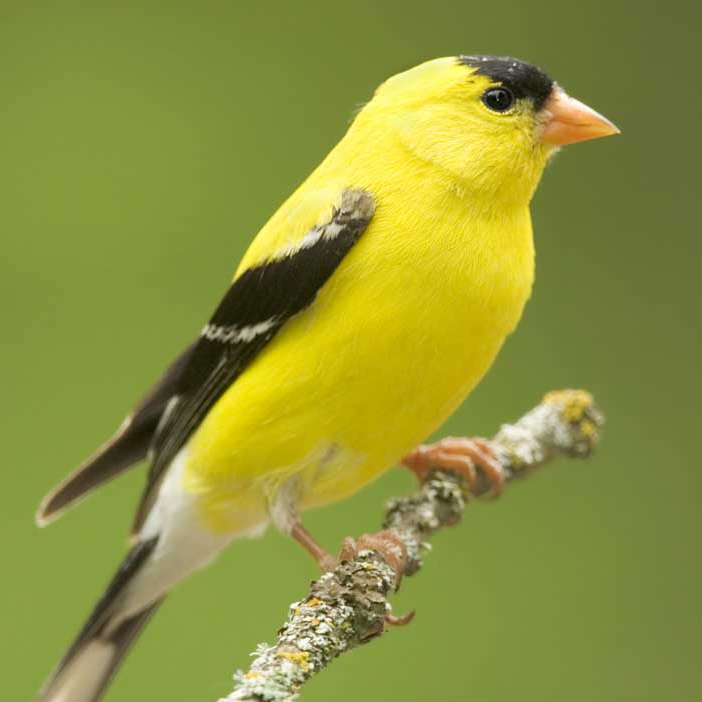
#> input picture datasets/image_GoldFinch.png, 702 x 702 px; the run also reads 1 picture not shown here
$ jupyter execute guide_image_basics_git.ipynb   (older library calls are emulated)
#> lines starting #> are read from the running program, lines starting #| are printed output that depends on the picture; long printed decimals are rounded
This guide was compiled by [Ashkan Abbasi](https://github.com/ashkan-abbasi66).

# A guide to some basic image processing operations in python
<br>
Reading and displaying an image is among the most frequntly used operations. However, since there are various ways for doing them in Python, sometimes it is confusing!. In this guide, I will show you the most common ways. I am sure that this will save your time!. Also, there are other tips that might be useful.
- matplotlib (Read and Display an image)
- PIL (Read and Display an image; Save noisy image;resize;color space)
- CV2 (Read and Display an image)

TOC:<br>
-  [matplotlib](#matplotlib)<br>
-  [CV2](#cv2)<br>
-  [PIL](#pil)<br>

# matplotlib<a name="matplotlib"></a>
Matplotlib is a plotting library for the Python programming language and its numerical mathematics extension (NumPy).<br> For more information, [here](https://matplotlib.org/users/image_tutorial.html) is a great tutorial.

## Read an image and display it<a name='matplotlib-imread'></a>

Matplotlib plotting can handle float32 and uint8, but image reading/writing for any format other than PNG is limited to uint8 data.<br>
Let's read a PNG image. Notice to the data type and range.

[cell 1]
import matplotlib.pyplot as plt
import matplotlib.image as img

fname = 'datasets/image_GoldFinch.png'
Ipng = img.imread(fname)
#> Ipng is the input picture: shape (702, 702, 3) float32; mean R, G, B 0.554, 0.578, 0.236

# fig=plt.figure()
# fig.suptitle('Input Image')

plt.imshow(Ipng)
plt.axis('off')
plt.show()

[cell 2]
print(type(Ipng))
#| <class 'numpy.ndarray'>
print(Ipng.dtype)
#| float32
print('Minimum and Maximum intensity values for each channel:')
for ch in range(0,3):
    print(Ipng[:,:,ch].min(),Ipng[:,:,ch].max())
#> this loop made 3 passes
#| 0.0 1.0
#| 0.007843 1.0
#| 0.0 0.9843

Now, let's read an image which is not saved in PNG format. Notice to the data type and range.

[cell 3]
fname = 'datasets/image_GoldFinch.tif'
I = img.imread(fname)

plt.imshow(I)
plt.axis('off')
plt.show()

print(type(I))
#| <class 'numpy.ndarray'>
print(I.dtype)
#| uint8
print('Minimum and Maximum intensity values for each channel:')
for ch in range(0,3):
    print(I[:,:,ch].min(),I[:,:,ch].max())

Drawing Multiple plots

[cell 4]
fig = plt.figure()
a = fig.add_subplot(1,2,1)
a.set_title('PNG image - [0,1]')
plt.imshow(Ipng)
plt.axis('off')

b = fig.add_subplot(1,2,2)
b.set_title('non PNG image - [0,255]')
plt.imshow(Ipng)
plt.axis('off')

plt.show()
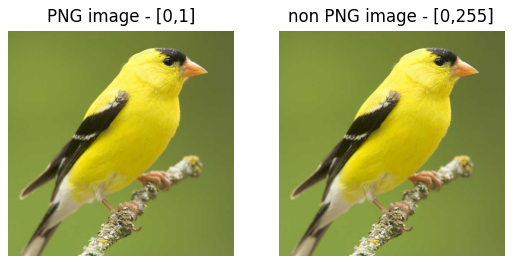
#> figure drawn by matplotlib, 2 panels

# CV2 <a name="cv2"></a>
OpenCV is an open-source library that includes several hundreds of computer vision algorithms. The library is cross-platform and free for both academic and commercial use.

## Read an image and display it<a name='cv2-imread'></a>
Note that the following piece of code will open a window to display the image. Press a key to close it.

[cell 5]
import cv2
import matplotlib.pyplot as plt

fname = 'datasets/image_GoldFinch.png'
I = cv2.imread(fname, cv2.IMREAD_COLOR)

# display an image
cv2.imshow('Input Image', I)
cv2.waitKey(0) # 0: wait indefinitely for a key stroke.
cv2.destroyAllWindows() #  destroys all the windows we created.

[cell 6]
print(type(I))
#| <class 'numpy.ndarray'>
print(I.dtype)
#| uint8
print('Minimum and Maximum intensity values for each channel:')
for ch in range(0,3):
    print(I[:,:,ch].min(),I[:,:,ch].max())

**Warning**: By default, OpenCV does not load an image in RGB mode. The color image is loaded in BGR mode.

[cell 7]
I = cv2.imread(fname, cv2.IMREAD_COLOR)

print('How to correctly display an image that is loaded by OpenCV using matplotlib?')
fig = plt.figure()
a = fig.add_subplot(1,2,1)
a.set_title('Loaded in BGR mode')
plt.imshow(I)
plt.axis('off')
b = fig.add_subplot(1,2,2)
b.set_title('Reverse the channels')

# [14 lines of commented-out code are left out]
J = cv2.cvtColor(I, cv2.COLOR_BGR2RGB)
# -------------------------------------

plt.imshow(J)
plt.axis('off')

plt.show()
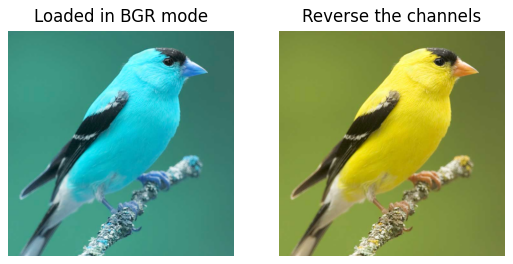
#> figure drawn by matplotlib, 2 panels; B, G, R data is drawn as R, G, B

# PIL (Python Imaging Library)<a name="pil"></a>
PIL is a free library for the Python programming language that adds support for opening, manipulating, and saving many different image file formats. It is available for Windows, Mac OS X and Linux.

## Read an image and display it<a name='pil-imread'></a>
The following piece of code opens the image in your system's default image viewer.

[cell 8]
from PIL import Image
fname = 'datasets/image_GoldFinch.png'
I = Image.open(fname) #.convert('L') can be used to convert an rgb image to gray-scale

I.show()

print('Minimum and Maximum intensity values for each channel:',I.getextrema())
#| Minimum and Maximum intensity values for each channel: ((0, 255), (2, 255), (0, 251))

Let's get some information about the image

[cell 9]
print(I.mode) # returns 'RGB' or 'L' for color image and gray-scale image, respectively.
#| RGB
print(I.info) # returns a dictionary containing various information about the image.
#| {'dpi': (71.9836, 71.9836)}

You can get channels in a tuble. Also, you can access each channel directly using `split()`.

[cell 10]
bands_tuple = I.getbands()
#> bands_tuple = ('R', 'G', 'B')
print(bands_tuple)
#| ('R', 'G', 'B')
print(len(bands_tuple))
#| 3

R,G,B = I.split()
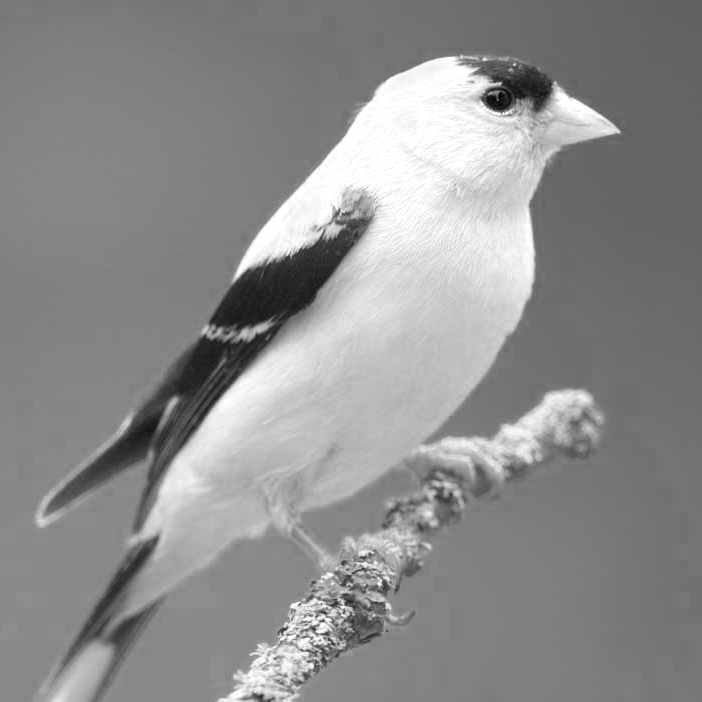
#> R: PIL image 702x702 L; min 0, max 255, mean 141.4
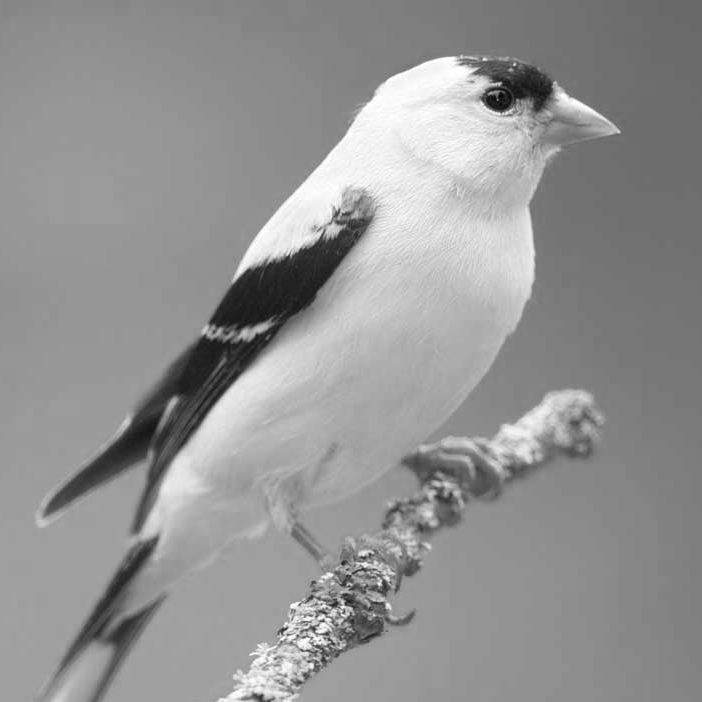
#> G: PIL image 702x702 L; min 2, max 255, mean 147.4
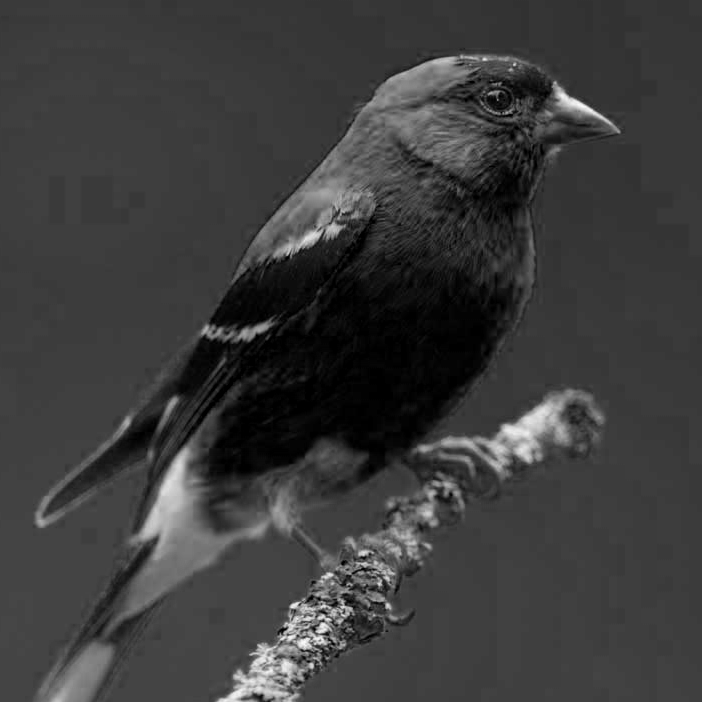
#> B: PIL image 702x702 L; min 0, max 251, mean 60.1
print(I.getpixel((0,0)))
#| (121, 135, 58)
print(R.getpixel((0,0)))
#| 121
print(G.getpixel((0,0)))
#| 135
print(B.getpixel((0,0)))
#| 58

## Create a noisy image and save it <a name='pil-noise-save'></a>

[cell 11]
# Convert it to a numpy array
import numpy as np
arr = np.asarray(I)
width,height,channels = arr.shape # Returns width, height and number of channels
#> width = 702; height = 702; channels = 3

sigma = 20
noise = 20*np.random.randn(width,height,channels) # $$~N(0,\sigma^2 = 20)$$
arr=arr+noise
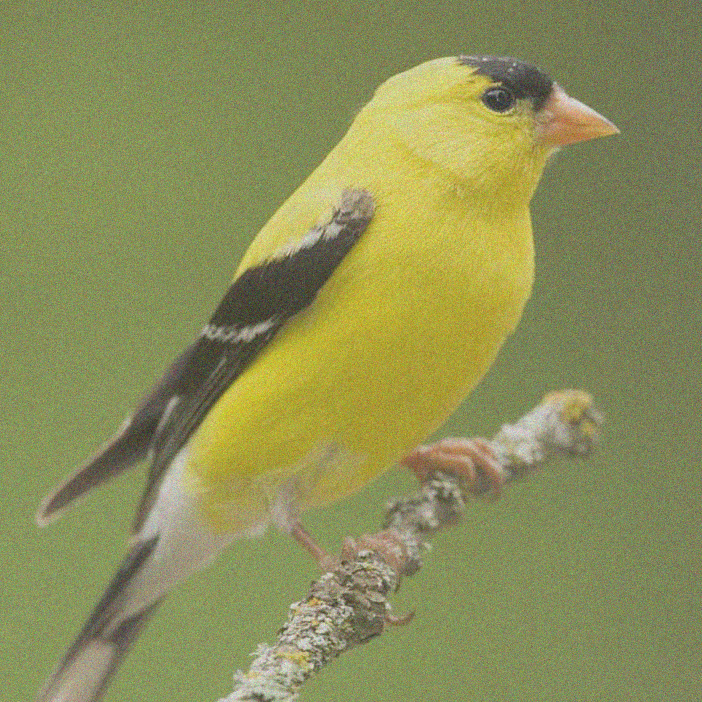
#> arr: shape (702, 702, 3) float64; mean R, G, B 141.3, 147.4, 60.1; drawn with min black and max white

# -----------------------------------
# Scale the image

# import utils
# arr_scaled = utils.imadjust(arr,arr.min(),arr.max(),0,255)

# Alternatively:
arr_scaled = np.clip(arr,0,255)
# -----------------------------------

# save the image
In=Image.fromarray(np.uint8(arr_scaled))
In.save('image_GoldFinch_noisy.png')

In.show()

## Resize an image <a name='pil-resize'></a>

[cell 12]
width2 = 250
height2 = 250
I2 = I.resize((width2, height2),Image.ANTIALIAS)

I2.show()

## Color space <a name='pil-colorSpace'></a>

[cell 13]
r,g,b = I.split()

r.show()

Iycc = I.convert('YCbCr')
#> Iycc: PIL image 702x702 YCbCr; mean of channels 0, 1, 2 135.2, 85.1, 131.5
luminance,_,_ = Iycc.split()

luminance.show()
